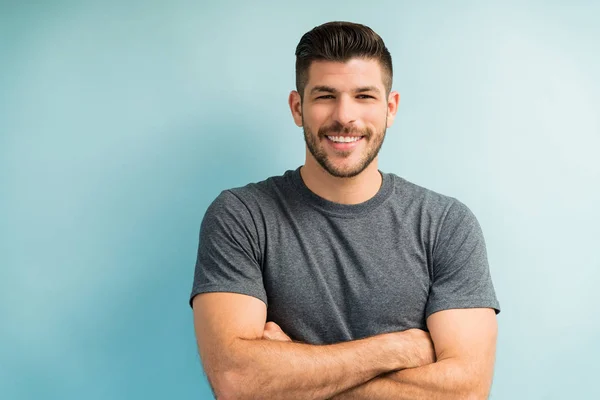
#> input picture project/tensorflow/people_detection/testdata/person.jpg, 600 x 400 px, found by its file name
$ python jpeg_to_data_converter.py
#> lines starting #> are read from the running program, lines starting #| are printed output that depends on the picture

import cv2
import numpy as np

# Load your original image
img = cv2.imread('testdata/person.jpg', cv2.IMREAD_GRAYSCALE)
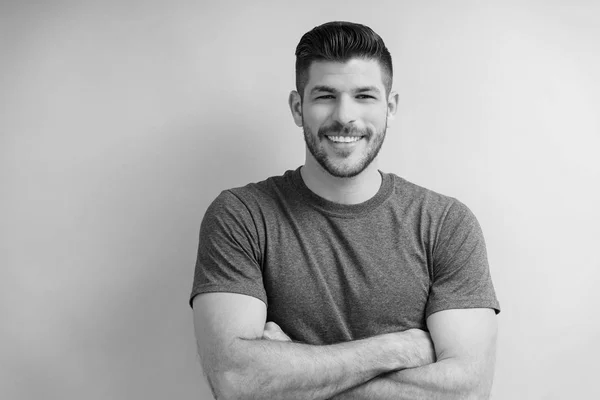
#> img: shape (400, 600); min 0, max 238, mean 175.6
print(f"Original size: {img.shape}")
#| Original size: (400, 600)

# Resize to exact model input
img = cv2.resize(img, (96, 96))
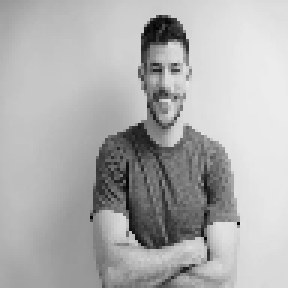
#> img: shape (96, 96) (shown 3 times larger); min 4, max 236, mean 175.4
print(f"After resize: {img.shape}")
#| After resize: (96, 96)
print(f"Pixel range: {img.min()} to {img.max()}")
#| Pixel range: 4 to 236

# Convert to INT8 (critical step)
# CORRECT - Subtract first, then cast to int8
img_int8 = (img.astype(np.int16) - 128).astype(np.int8)

print(f"INT8 range: {img_int8.min()} to {img_int8.max()}")
#| INT8 range: -124 to 108

# Save for verification
cv2.imwrite('processed_96x96.png', img)  # Visual check
img_int8.tofile('tensor_debug.raw')  # For C array generation
